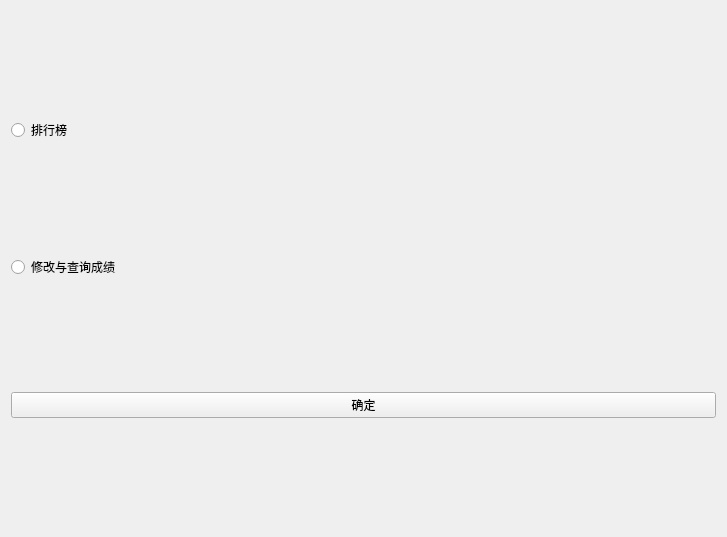
<?xml version="1.0" encoding="UTF-8"?>
<ui version="4.0">
    <class>MainWindow</class>
    <widget class="QWidget" name="MainWindow">
        <property name="geometry">
            <rect>
                <x>0</x>
                <y>0</y>
                <width>727</width>
                <height>537</height>
            </rect>
        </property>
        <property name="windowTitle">
            <string>JXUFE成绩系统</string>
        </property>
        <layout class="QVBoxLayout" name="verticalLayout">
            <item>
                <widget class="QRadioButton" name="radioButton">
                    <property name="text">
                        <string>排行榜</string>
                    </property>
                </widget>
            </item>
            <item>
                <widget class="QRadioButton" name="radioButton_2">
                    <property name="text">
                        <string>修改与查询成绩</string>
                    </property>
                </widget>
            </item>
            <item>
                <widget class="QPushButton" name="pushButton">
                    <property name="text">
                        <string>确定</string>
                    </property>
                </widget>
            </item>
        </layout>
    </widget>
    <resources/>
    <connections/>
</ui>
